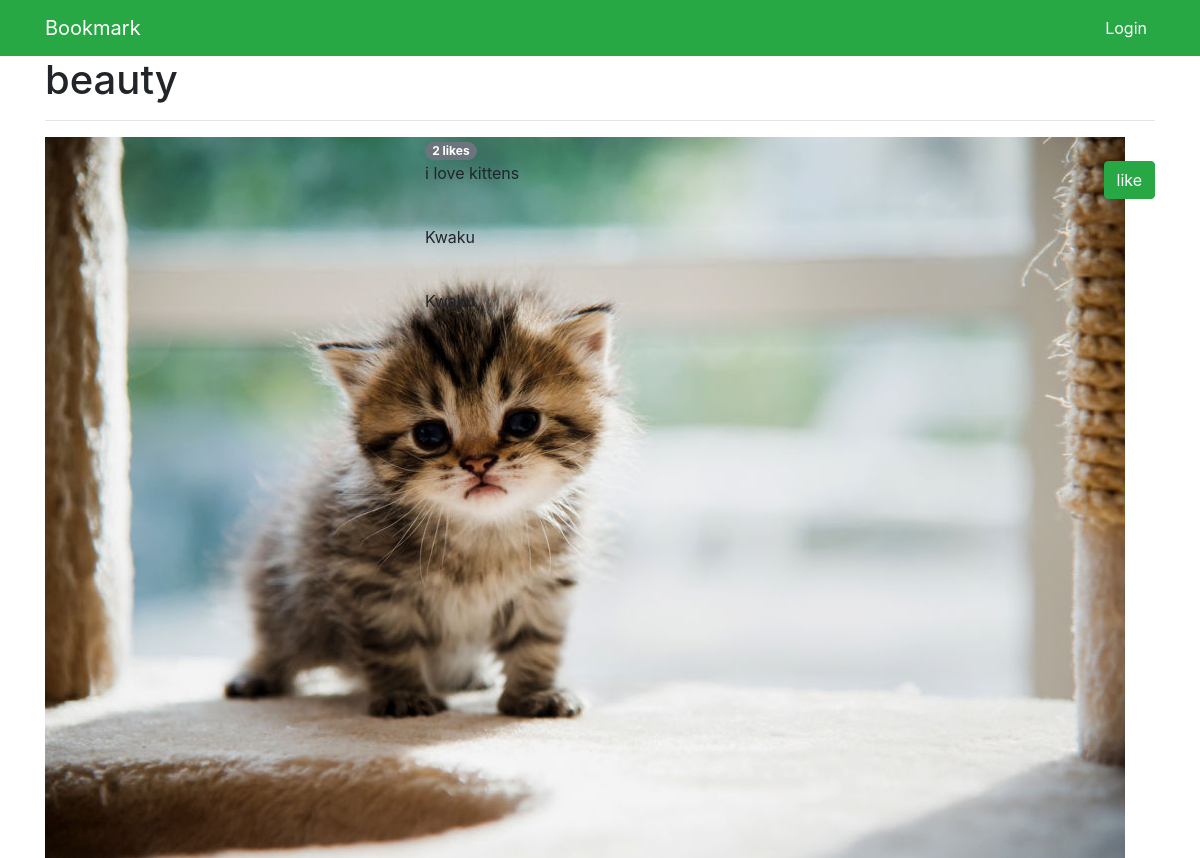
The page /images/beauty/ on the database its author committed.
### images/models.py (models this page shows, shortened)
class Image(models.Model):
    user = models.ForeignKey(get_user_model(), related_name='images_created', on_delete=models.CASCADE)
    title = models.CharField(max_length=200)
    slug = models.SlugField(max_length=200,blank=True)
    description = models.TextField(blank=True)
    image = models.ImageField(upload_to='images/%Y/%m/%d/')
    url = models.URLField()
    created = models.DateField(auto_now_add=True)
    users_like = models.ManyToManyField(get_user_model(),related_name='images_liked',blank=True)
    total_likes = models.PositiveIntegerField(db_index=True,default=0)
    class Meta:
        ordering = ('-created',)

### users/models.py (models this page shows, shortened)
class CustomUser(AbstractUser):
    photo = models.ImageField(upload_to='profile/%Y/%m/%d/',blank=True)
    date_of_birth = models.DateField(blank=True, null=True)
    following = models.ManyToManyField('self',through='Contact',related_name='followers',symmetrical=False)

### images/views.py (the view)
# urls.py: path('<str:slug>/',ImageDetailView.as_view(),name='image_detail'),
class ImageDetailView(DetailView):
    model = Image
    template_name = 'images/image/detail.html'
    context_object_name = 'image'

### templates/images/image/detail.html (shortened to what this page needs)
{% extends "base.html" %}
{% load thumbnail %}
{% block content %}
    <h1>{{ image.title }}</h1>
    <hr>
    <div class="row">
        <div class="col-lg-4 col-sm-12">
            {% thumbnail image.image "300" as im %}
                <a href="{{ image.image.url }}">
                    <img src="{{ im.url }}" class="image-detail">
                </a>
            {% endthumbnail %}
        </div>
        <div class="col-lg-8 col-sm-12">
            {% with total_likes=image.users_like.count users_like=image.users_like.all %}
                <div class="image-info">
                    <div>
                        <span class="badge badge-pill badge-secondary">
                            <span class="count">{{ total_likes }}</span> like{{ total_likes|pluralize }}
                        </span>
                    </div>
                    <a href="#" data-id="{{image.id}}" data-action="{% if request.user in users_like %}un{% endif %}like" class="btn btn-success like">
                        {% if request.user in users_like %}un{% endif %}like
                    </a>
                    {{ image.description|linebreaks }}
                </div>
                <div class="image-likes">
                    {% for user in image.users_like.all %}
                    <div>
                        <p>{{ user.first_name }}</p>
                    </div>
                    {% empty %}
                        Nobody likes this image yet.
                    {% endfor %}
                </div>
            {% endwith %}
        </div>
    </div>
{% endblock content %}

### templates/images/image/detail.html (style rules this page uses)
a.like { float:right; }

### rows shown on the page
Image: title "beauty", description "i love kittens"
CustomUser: first_name "Kwaku"
CustomUser: first_name "Kwaku"

### other values the page prints
{{ total_likes }} "2"
